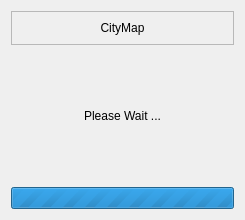
<ui version="4.0" >
 <class>LoadScreen</class>
 <widget class="QDialog" name="LoadScreen" >
  <property name="geometry" >
   <rect>
    <x>0</x>
    <y>0</y>
    <width>241</width>
    <height>220</height>
   </rect>
  </property>
  <property name="windowTitle" >
   <string>CityMap</string>
  </property>
  <layout class="QVBoxLayout" >
   <item>
    <widget class="QFrame" name="frame" >
     <property name="frameShape" >
      <enum>QFrame::StyledPanel</enum>
     </property>
     <property name="frameShadow" >
      <enum>QFrame::Raised</enum>
     </property>
     <layout class="QGridLayout" >
      <item row="0" column="0" >
       <widget class="QLabel" name="label" >
        <property name="text" >
         <string>CityMap</string>
        </property>
        <property name="textFormat" >
         <enum>Qt::AutoText</enum>
        </property>
        <property name="alignment" >
         <set>Qt::AlignCenter</set>
        </property>
       </widget>
      </item>
     </layout>
    </widget>
   </item>
   <item>
    <spacer>
     <property name="orientation" >
      <enum>Qt::Vertical</enum>
     </property>
     <property name="sizeHint" >
      <size>
       <width>20</width>
       <height>40</height>
      </size>
     </property>
    </spacer>
   </item>
   <item>
    <widget class="QLabel" name="label_2" >
     <property name="text" >
      <string>Please Wait ...</string>
     </property>
     <property name="alignment" >
      <set>Qt::AlignCenter</set>
     </property>
    </widget>
   </item>
   <item>
    <spacer>
     <property name="orientation" >
      <enum>Qt::Vertical</enum>
     </property>
     <property name="sizeHint" >
      <size>
       <width>223</width>
       <height>31</height>
      </size>
     </property>
    </spacer>
   </item>
   <item>
    <widget class="QProgressBar" name="progressBar" >
     <property name="enabled" >
      <bool>true</bool>
     </property>
     <property name="maximum" >
      <number>0</number>
     </property>
     <property name="value" >
      <number>-1</number>
     </property>
    </widget>
   </item>
  </layout>
 </widget>
 <resources/>
 <connections/>
</ui>
